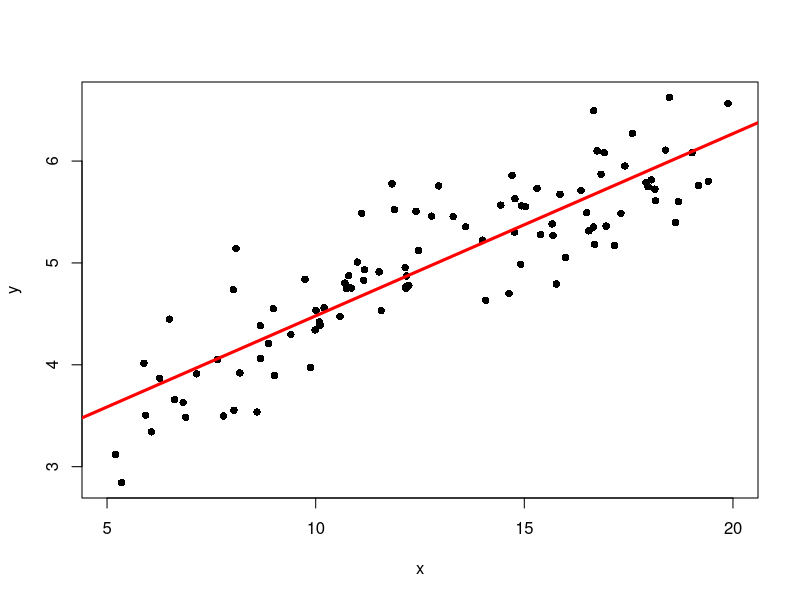
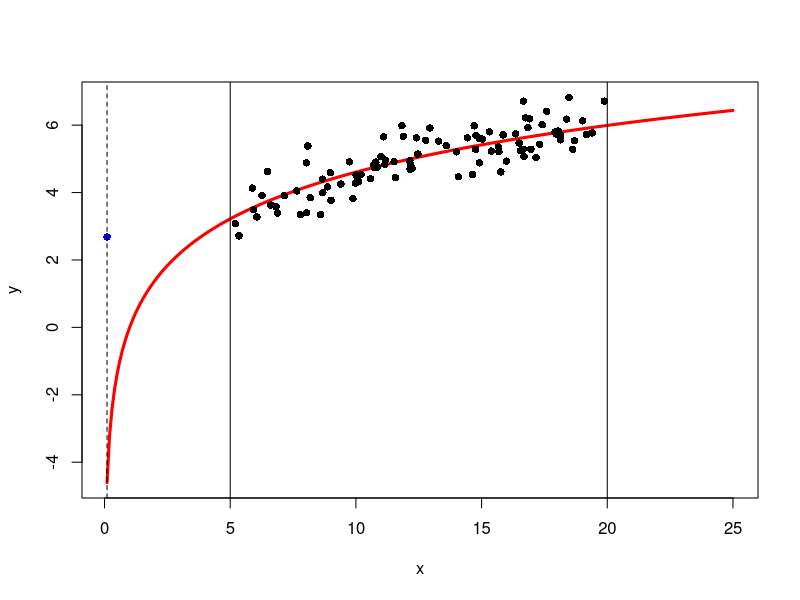

R code for these plots, in order:
## ---- chunk 1
knitr::opts_chunk$set(echo = FALSE)
## ---- chunk 2
set.seed(1)

x.dat <- runif(100,5,20)
y.dat <- 2*log(x.dat) + rnorm(100,0,0.4)
mod <- lm(y.dat ~ x.dat)

plot(x.dat,y.dat, pch=16, xlim=c(5,20), ylab="y", xlab="x"); abline(mod$coefficients[1], mod$coefficients[2], col='red', lwd=3); 
## ---- chunk 3
set.seed(1)
x <- seq(from=0.1, to=25, by=0.1)
y <- 2*log(x)

x.dat <- runif(100,5,20)
y.dat <- 2*log(x.dat) + rnorm(100,0,0.5)
mod <- lm(y.dat ~ x.dat)

plot(x,y,type='l', lwd=3, col='red', ylim=c(min(y), max(y.dat))); points(x.dat,y.dat, pch=16); abline(v=5); abline(v=20); 
  points(x=0.1, y=mod$coefficients[1]+0.1* mod$coefficients[2], pch=16, col='blue'); abline(v=0.1, lty=2)
